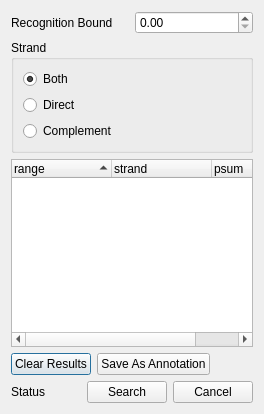
<?xml version="1.0" encoding="UTF-8"?>
<ui version="4.0">
 <class>ExpertDiscoverySearchDialog</class>
 <widget class="QDialog" name="ExpertDiscoverySearchDialog">
  <property name="geometry">
   <rect>
    <x>0</x>
    <y>0</y>
    <width>264</width>
    <height>414</height>
   </rect>
  </property>
  <property name="windowTitle">
   <string>ExpertDiscovery Search Window</string>
  </property>
  <layout class="QVBoxLayout" name="verticalLayout_3">
   <item>
    <layout class="QGridLayout" name="gridLayout">
     <item row="0" column="0">
      <widget class="QLabel" name="label_2">
       <property name="toolTip">
        <string/>
       </property>
       <property name="text">
        <string>Recognition Bound</string>
       </property>
      </widget>
     </item>
     <item row="0" column="1">
      <widget class="QDoubleSpinBox" name="scoreSpinBox">
       <property name="maximum">
        <double>999.990000000000009</double>
       </property>
      </widget>
     </item>
    </layout>
   </item>
   <item>
    <layout class="QHBoxLayout" name="horizontalLayout_8" stretch="1,1">
     <item>
      <widget class="QGroupBox" name="bgStrand">
       <property name="sizePolicy">
        <sizepolicy hsizetype="Minimum" vsizetype="Minimum">
         <horstretch>0</horstretch>
         <verstretch>0</verstretch>
        </sizepolicy>
       </property>
       <property name="title">
        <string>Strand</string>
       </property>
       <layout class="QVBoxLayout" name="verticalLayout_2">
        <item>
         <widget class="QRadioButton" name="rbBoth">
          <property name="text">
           <string>Both</string>
          </property>
          <property name="checked">
           <bool>true</bool>
          </property>
         </widget>
        </item>
        <item>
         <widget class="QRadioButton" name="rbDirect">
          <property name="toolTip">
           <string/>
          </property>
          <property name="whatsThis">
           <string>strand_direct_wit</string>
          </property>
          <property name="text">
           <string>Direct</string>
          </property>
          <property name="shortcut">
           <string/>
          </property>
          <property name="checked">
           <bool>false</bool>
          </property>
         </widget>
        </item>
        <item>
         <widget class="QRadioButton" name="rbComplement">
          <property name="toolTip">
           <string/>
          </property>
          <property name="whatsThis">
           <string>strand_complement_wit</string>
          </property>
          <property name="text">
           <string>Complement</string>
          </property>
          <property name="shortcut">
           <string/>
          </property>
         </widget>
        </item>
       </layout>
      </widget>
     </item>
     <item>
      <layout class="QHBoxLayout" name="rangeSelectorLayout"/>
     </item>
    </layout>
   </item>
   <item>
    <widget class="QTreeWidget" name="resultsTree">
     <property name="rootIsDecorated">
      <bool>false</bool>
     </property>
     <property name="sortingEnabled">
      <bool>true</bool>
     </property>
     <column>
      <property name="text">
       <string>range</string>
      </property>
     </column>
     <column>
      <property name="text">
       <string>strand</string>
      </property>
     </column>
     <column>
      <property name="text">
       <string>psum</string>
      </property>
     </column>
    </widget>
   </item>
   <item>
    <layout class="QHBoxLayout" name="horizontalLayout_3">
     <item>
      <widget class="QPushButton" name="pbClear">
       <property name="text">
        <string>Clear Results</string>
       </property>
      </widget>
     </item>
     <item>
      <widget class="QPushButton" name="pbSaveAnnotations">
       <property name="text">
        <string>Save As Annotation</string>
       </property>
      </widget>
     </item>
     <item>
      <spacer name="horizontalSpacer">
       <property name="orientation">
        <enum>Qt::Horizontal</enum>
       </property>
       <property name="sizeHint" stdset="0">
        <size>
         <width>40</width>
         <height>20</height>
        </size>
       </property>
      </spacer>
     </item>
    </layout>
   </item>
   <item>
    <layout class="QHBoxLayout" name="horizontalLayout_7">
     <item>
      <widget class="QLabel" name="statusLabel">
       <property name="text">
        <string>Status</string>
       </property>
      </widget>
     </item>
     <item>
      <spacer name="horizontalSpacer_4">
       <property name="orientation">
        <enum>Qt::Horizontal</enum>
       </property>
       <property name="sizeHint" stdset="0">
        <size>
         <width>40</width>
         <height>20</height>
        </size>
       </property>
      </spacer>
     </item>
     <item>
      <widget class="QPushButton" name="pbSearch">
       <property name="text">
        <string>Search</string>
       </property>
      </widget>
     </item>
     <item>
      <widget class="QPushButton" name="pbClose">
       <property name="text">
        <string>Cancel</string>
       </property>
      </widget>
     </item>
    </layout>
   </item>
  </layout>
 </widget>
 <resources/>
 <connections/>
</ui>
